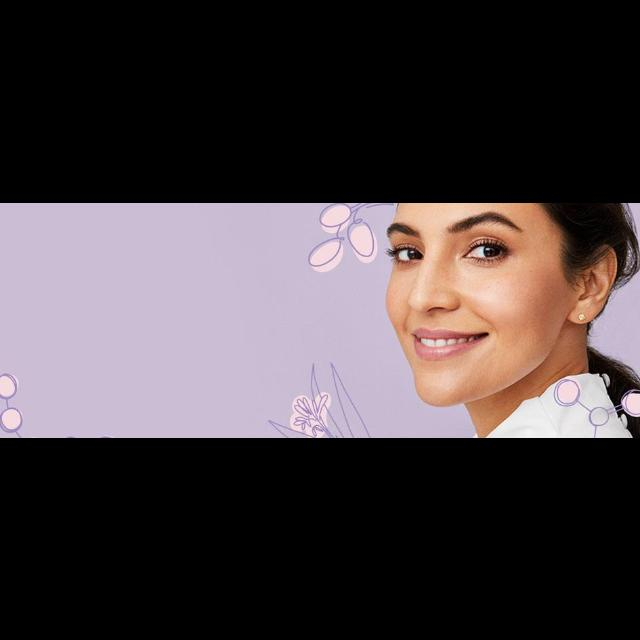
#> input picture dataset/Oily-Dry-Skin-Types/test/dry/dry_10583924a54a7cbcf5d0_jpg.rf.7c4cb0ac9522f3a0faaf230527e1abe9.jpg, 640 x 640 px
$ python -i SkinMasking.py   (imports and definitions only)
#> lines starting #> are read from the running program, lines starting #| are printed output that depends on the picture; after the words box and inside, x2 and y2 are one past the last pixel; in counts of white or black regions, pixels touching at a corner belong together
#> further down, picture is the input picture: shape (640, 640, 3); mean B, G, R 65.3, 62.5, 71.5
"""
SkinMasking.py
Generates binary skin mask to isolate epidermal pixels
Removes hair, eyes, lips, eyebrows, and background
"""

import cv2
import numpy as np
import os


class SkinMasking:
    def __init__(self, min_skin_pixels=1000):
        """
        Initialize skin masking module

        Args:
            min_skin_pixels: Minimum required skin pixels (default 1000)
        """
        self.min_skin_pixels = min_skin_pixels
        self.output_path = "module1/output"

        if not os.path.exists(self.output_path):
            os.makedirs(self.output_path)

    def create_skin_mask(self, image):
        """
        Create binary skin mask using YCrCb color space

        Args:
            image: numpy array in BGR format (cropped face)

        Returns:
            dict with mask, masked_image, skin_pixels_rgb, pixel_count
        """
        # Convert to YCrCb color space (better for skin detection)
        ycrcb = cv2.cvtColor(image, cv2.COLOR_BGR2YCrCb)
#> ycrcb: shape (640, 640, 3); mean of channels 0, 1, 2 65.5, 132.3, 127.9

        # Define skin color range in YCrCb
        # Y: 0-255, Cr: 133-173, Cb: 77-127
        lower_skin = np.array([0, 133, 77], dtype=np.uint8)
        upper_skin = np.array([255, 173, 127], dtype=np.uint8)

        # Create initial mask
        mask = cv2.inRange(ycrcb, lower_skin, upper_skin)
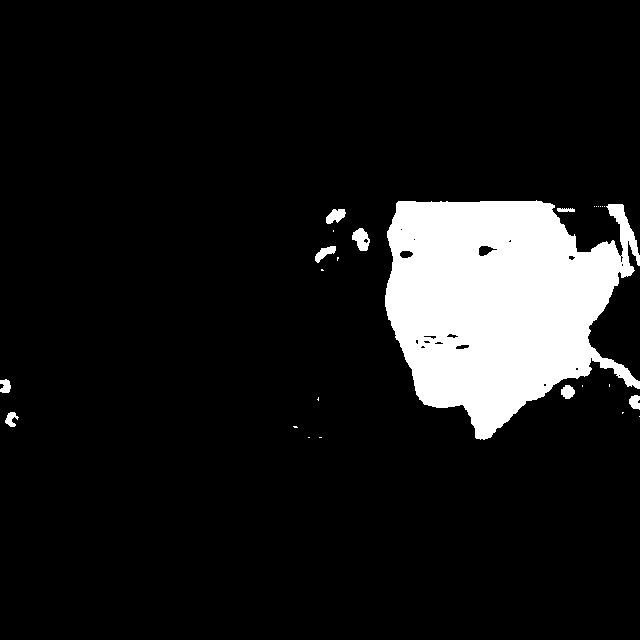
#> mask: shape (640, 640); 10.4% white; 26 white regions (17 under 20 px), largest, box (x1, y1, x2, y2) and area: (385, 200, 640, 440) 41145, (352, 228, 370, 251) 265, (326, 209, 346, 224) 200

        # Morphological operations to clean up mask
        kernel = cv2.getStructuringElement(cv2.MORPH_ELLIPSE, (5, 5))
        mask = cv2.morphologyEx(mask, cv2.MORPH_CLOSE, kernel, iterations=2)
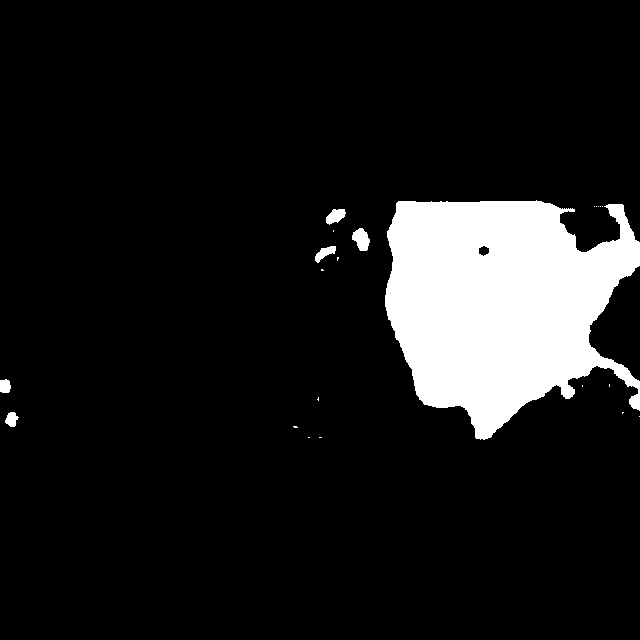
#> mask: shape (640, 640); 10.6% white; 22 white regions (16 under 20 px), largest, box (x1, y1, x2, y2) and area: (385, 200, 640, 440) 42298, (352, 228, 370, 251) 278, (326, 209, 346, 225) 209, (315, 246, 336, 263) 178, (5, 412, 19, 427) 140, (0, 379, 11, 393) 132
        mask = cv2.morphologyEx(mask, cv2.MORPH_OPEN, kernel, iterations=1)
#> mask: shape (640, 640); 10.5% white; 7 white regions, largest, box (x1, y1, x2, y2) and area: (385, 200, 640, 440) 42095, (352, 228, 370, 251) 274, (326, 209, 345, 225) 202

        # Apply Gaussian blur to smooth edges
        mask = cv2.GaussianBlur(mask, (5, 5), 0)

        # Threshold to binary
        _, mask = cv2.threshold(mask, 127, 255, cv2.THRESH_BINARY)
#> mask: shape (640, 640); 10.5% white; 7 white regions, largest, box (x1, y1, x2, y2) and area: (385, 201, 640, 440) 42097, (352, 228, 370, 251) 271, (326, 209, 345, 224) 200

        # Count skin pixels
        skin_pixel_count = np.count_nonzero(mask)
#> skin_pixel_count = 43134

        # Validate sufficient skin pixels
        if skin_pixel_count < self.min_skin_pixels:
            raise ValueError(
                f"Insufficient skin pixels detected: {skin_pixel_count} "
                f"(minimum required: {self.min_skin_pixels})"
            )

        # Extract skin pixels in RGB
        image_rgb = cv2.cvtColor(image, cv2.COLOR_BGR2RGB)
        skin_pixels_rgb = image_rgb[mask > 0]

        # Create masked visualization
        masked_image = cv2.bitwise_and(image, image, mask=mask)
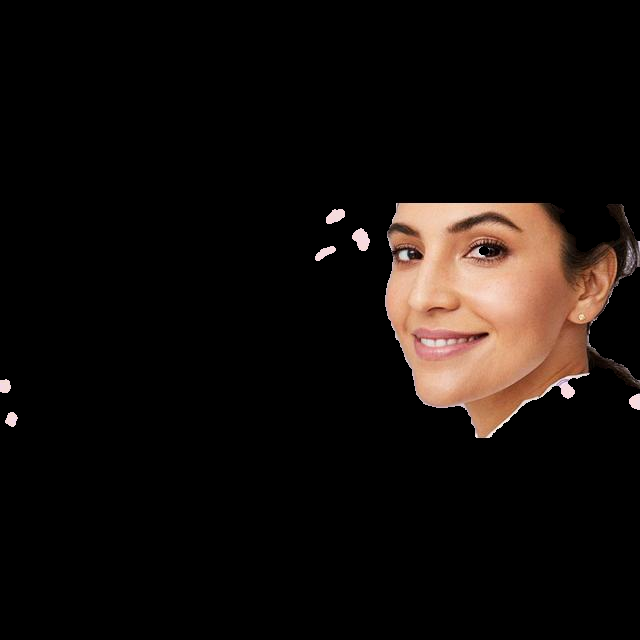
#> masked_image: shape (640, 640, 3); mean B, G, R 11.4, 14.1, 19.6

        # Save mask visualization
        self._save_mask_visualization(image, mask, masked_image)

        print(f"Skin mask created: {skin_pixel_count:,} skin pixels extracted")

        return {
            "mask": mask,
            "masked_image": masked_image,
            "skin_pixels_rgb": skin_pixels_rgb,
            "pixel_count": skin_pixel_count
        }

    def _save_mask_visualization(self, original, mask, masked):
        """Save mask visualization for debugging"""
        import matplotlib.pyplot as plt
        import seaborn as sns

        sns.set_theme(style="whitegrid", context="talk")

        fig, axes = plt.subplots(1, 3, figsize=(15, 5), dpi=300)

        # Original cropped face
        axes[0].imshow(cv2.cvtColor(original, cv2.COLOR_BGR2RGB))
        axes[0].set_title("Cropped Face")
        axes[0].axis('off')

        # Binary mask
        axes[1].imshow(mask, cmap='gray')
        axes[1].set_title("Skin Mask")
        axes[1].axis('off')

        # Masked result
        axes[2].imshow(cv2.cvtColor(masked, cv2.COLOR_BGR2RGB))
        axes[2].set_title("Masked Skin Pixels")
        axes[2].axis('off')

        plt.tight_layout()
        plt.savefig(f"{self.output_path}/skin_mask_visualization.png",
                   dpi=300, bbox_inches='tight')
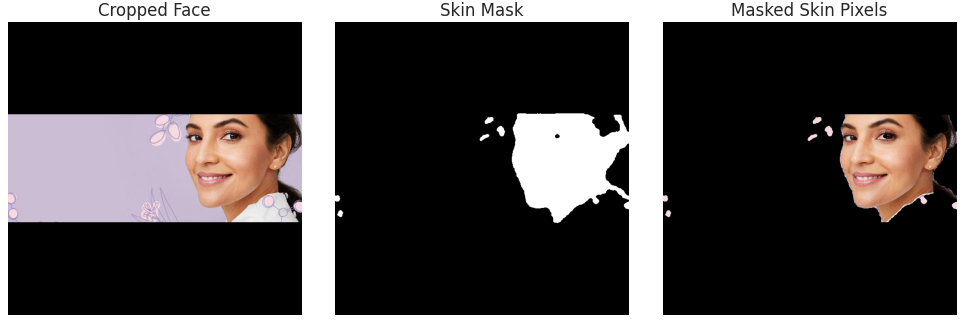
#> figure drawn by matplotlib, 3 panels
        plt.close()

        print(f"Saved: {self.output_path}/skin_mask_visualization.png")


# [2 lines not run here, left out]

>>> import cv2
>>> picture = cv2.imread('../dataset/Oily-Dry-Skin-Types/test/dry/dry_10583924a54a7cbcf5d0_jpg.rf.7c4cb0ac9522f3a0faaf230527e1abe9.jpg')
>>> result = SkinMasking().create_skin_mask(picture)
#| Skin mask created: 43,134 skin pixels extracted
#> result = 4 items

$ run again, on dataset/Oily-Dry-Skin-Types/test/dry/dry_1d3b1b41c06745c89fb6_jpg.rf.9fe7b2181a36c2b6f67744be1af2fdd7.jpg
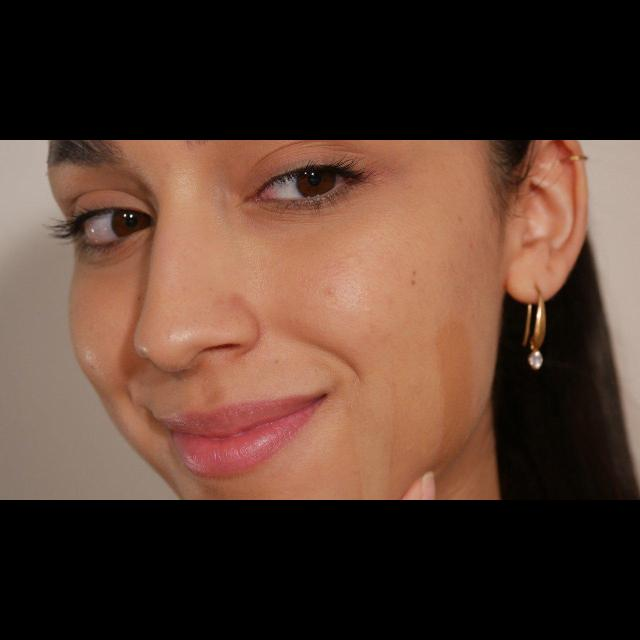
#> input picture dataset/Oily-Dry-Skin-Types/test/dry/dry_1d3b1b41c06745c89fb6_jpg.rf.9fe7b2181a36c2b6f67744be1af2fdd7.jpg, 640 x 640 px
#> picture is the input picture: shape (640, 640, 3); mean B, G, R 47.2, 59.3, 84.9
#> ycrcb: shape (640, 640, 3); mean of channels 0, 1, 2 65.6, 141.8, 117.6
#> in create_skin_mask, `mask = cv2.morphologyEx(mask, cv2.MORPH_CLOSE, kernel, iterations=2)`:
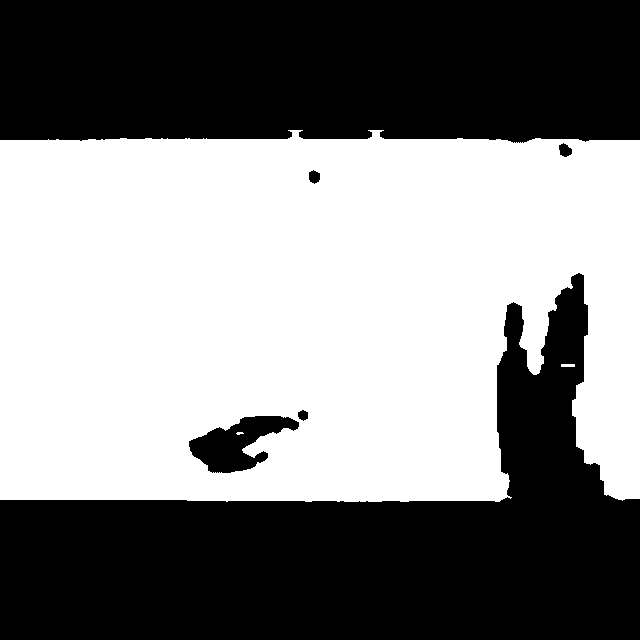
#> mask: shape (640, 640); 51.9% white; 6 black regions, box (x1, y1, x2, y2) and area: (0, 273, 640, 640) 104592, (0, 0, 640, 143) 88985, (189, 416, 299, 473) 3236, (559, 143, 572, 157) 128, (309, 170, 320, 184) 116, (298, 410, 308, 421) 82
#> skin_pixel_count = 212347
#> in _save_mask_visualization, `plt.savefig(f"{self.output_path}/skin_mask_visualization.png", dpi=300..`:
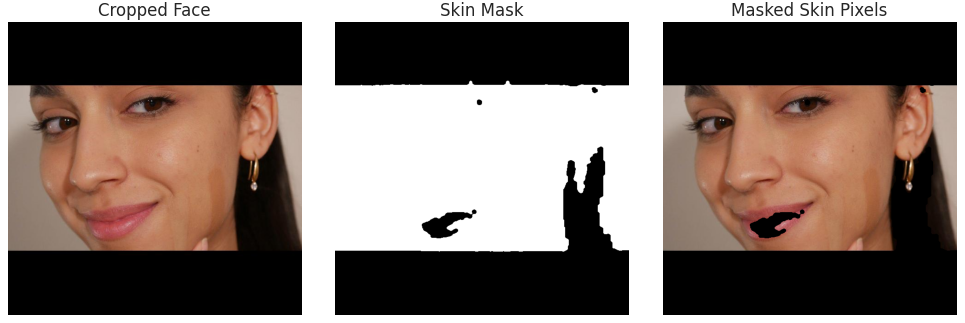
#> figure drawn by matplotlib, 3 panels
#| Skin mask created: 212,347 skin pixels extracted
#> result = 4 items

$ run again, on dataset/Oily-Dry-Skin-Types/test/dry/dry_2e2591d4cf31b8e024a6_jpg.rf.e8a8db4db95cd0a0df0275d75fcd87a0.jpg
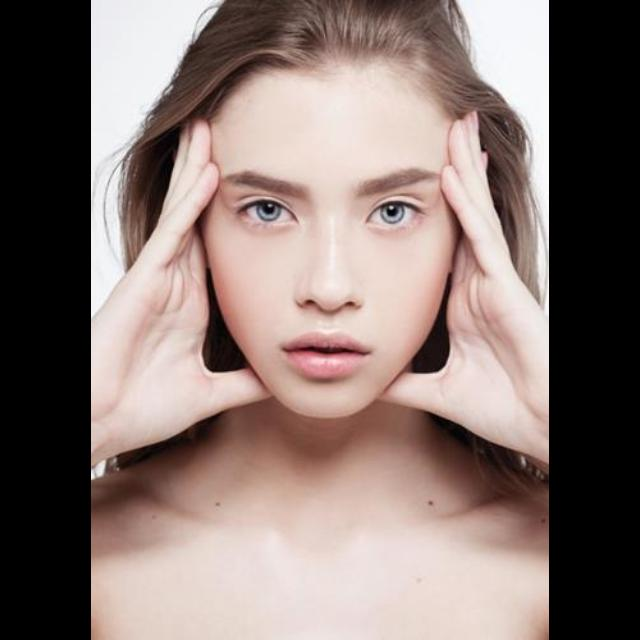
#> input picture dataset/Oily-Dry-Skin-Types/test/dry/dry_2e2591d4cf31b8e024a6_jpg.rf.e8a8db4db95cd0a0df0275d75fcd87a0.jpg, 640 x 640 px
#> picture is the input picture: shape (640, 640, 3); mean B, G, R 114.9, 119.9, 136.6
#> ycrcb: shape (640, 640, 3); mean of channels 0, 1, 2 124.3, 136.8, 122.6
#> in create_skin_mask, `mask = cv2.morphologyEx(mask, cv2.MORPH_CLOSE, kernel, iterations=2)`:
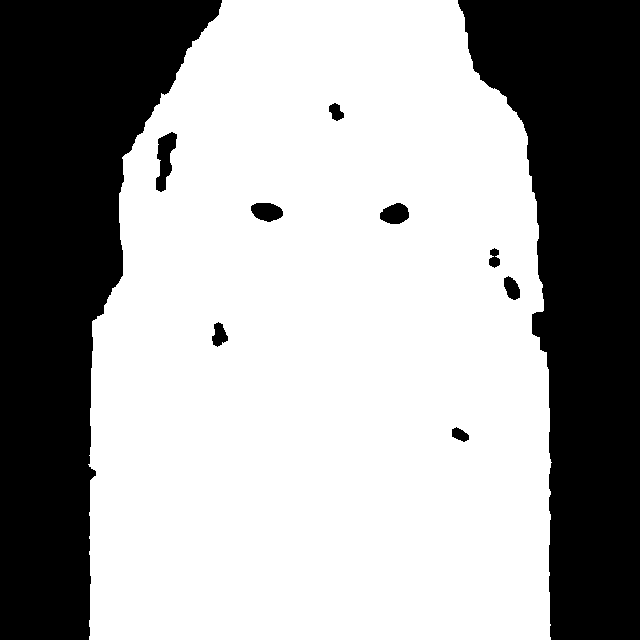
#> mask: shape (640, 640); 63.9% white; 10 black regions, largest, box (x1, y1, x2, y2) and area: (0, 0, 222, 640) 75570, (458, 0, 640, 640) 69600, (156, 132, 177, 192) 718
#> skin_pixel_count = 261788
#> in _save_mask_visualization, `plt.savefig(f"{self.output_path}/skin_mask_visualization.png", dpi=300..`:
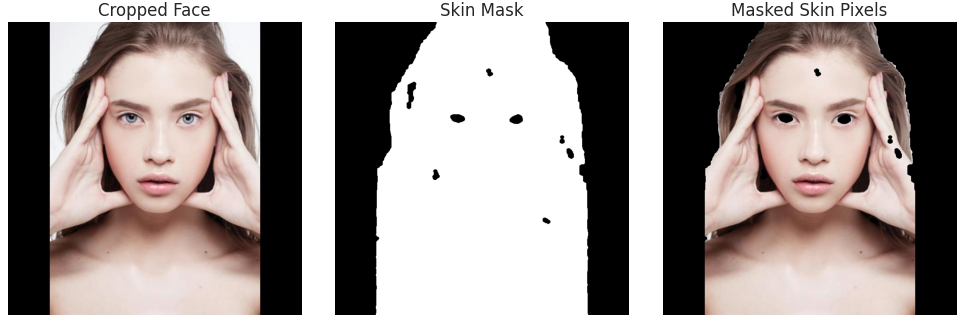
#> figure drawn by matplotlib, 3 panels
#| Skin mask created: 261,788 skin pixels extracted
#> result = 4 items
